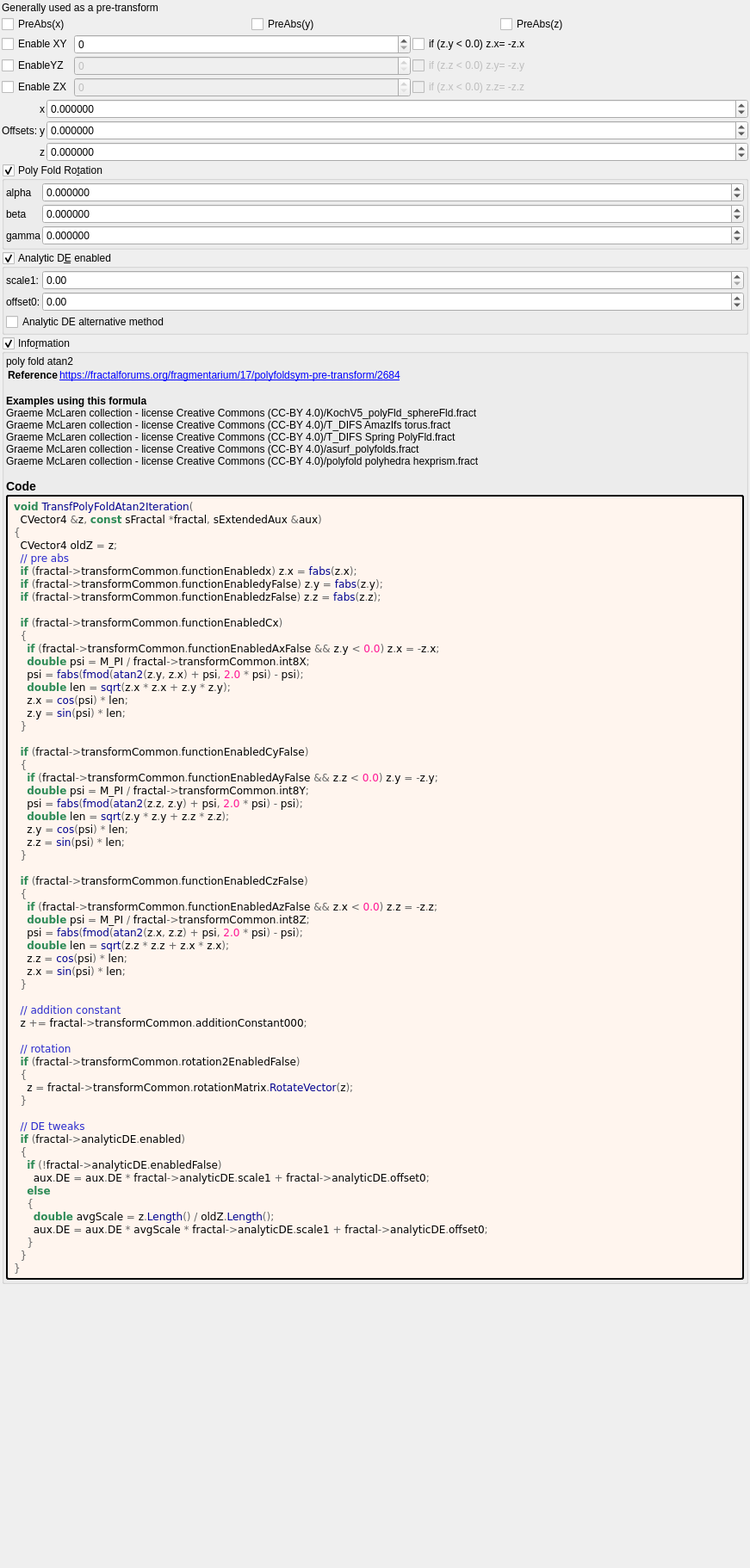
<?xml version="1.0" encoding="UTF-8"?>
<ui version="4.0">
 <class>transf_poly_fold_atan2</class>
 <widget class="QWidget" name="Form">
  <property name="geometry">
   <rect>
    <x>0</x>
    <y>0</y>
    <width>871</width>
    <height>1822</height>
   </rect>
  </property>
  <property name="windowTitle">
   <string notr="true">transf_poly_fold_atan2</string>
  </property>
  <layout class="QVBoxLayout" name="verticalLayout">
   <property name="spacing">
    <number>2</number>
   </property>
   <property name="leftMargin">
    <number>2</number>
   </property>
   <property name="topMargin">
    <number>2</number>
   </property>
   <property name="rightMargin">
    <number>2</number>
   </property>
   <property name="bottomMargin">
    <number>2</number>
   </property>
   <item>
    <widget class="QLabel" name="label_168">
     <property name="text">
      <string>Generally used as a pre-transform</string>
     </property>
    </widget>
   </item>
   <item>
    <layout class="QGridLayout" name="gridLayout_2">
     <item row="0" column="2">
      <widget class="MyCheckBox" name="checkBox_transf_function_enabledz_false">
       <property name="text">
        <string>PreAbs(z)</string>
       </property>
      </widget>
     </item>
     <item row="0" column="1">
      <widget class="MyCheckBox" name="checkBox_transf_function_enabledy_false">
       <property name="text">
        <string>PreAbs(y)</string>
       </property>
      </widget>
     </item>
     <item row="0" column="0">
      <widget class="MyCheckBox" name="checkBox_transf_function_enabledx">
       <property name="text">
        <string>PreAbs(x)</string>
       </property>
      </widget>
     </item>
    </layout>
   </item>
   <item>
    <layout class="QGridLayout" name="gridLayout_45" columnstretch="0,1,1">
     <property name="spacing">
      <number>2</number>
     </property>
     <item row="1" column="0">
      <widget class="MyCheckBox" name="checkBox_transf_function_enabledCy_false">
       <property name="enabled">
        <bool>true</bool>
       </property>
       <property name="font">
        <font>
         <weight>50</weight>
         <bold>false</bold>
        </font>
       </property>
       <property name="text">
        <string>EnableYZ</string>
       </property>
      </widget>
     </item>
     <item row="0" column="2">
      <widget class="MyCheckBox" name="checkBox_transf_function_enabledAx_false">
       <property name="text">
        <string notr="true">if (z.y &lt; 0.0) z.x= -z.x</string>
       </property>
      </widget>
     </item>
     <item row="1" column="2">
      <widget class="MyCheckBox" name="checkBox_transf_function_enabledAy_false">
       <property name="enabled">
        <bool>false</bool>
       </property>
       <property name="text">
        <string notr="true">if (z.z &lt; 0.0) z.y= -z.y</string>
       </property>
      </widget>
     </item>
     <item row="2" column="0">
      <widget class="MyCheckBox" name="checkBox_transf_function_enabledCz_false">
       <property name="enabled">
        <bool>true</bool>
       </property>
       <property name="font">
        <font>
         <weight>50</weight>
         <bold>false</bold>
        </font>
       </property>
       <property name="text">
        <string>Enable ZX</string>
       </property>
      </widget>
     </item>
     <item row="2" column="2">
      <widget class="MyCheckBox" name="checkBox_transf_function_enabledAz_false">
       <property name="enabled">
        <bool>false</bool>
       </property>
       <property name="text">
        <string notr="true">if (z.x &lt; 0.0) z.z= -z.z</string>
       </property>
      </widget>
     </item>
     <item row="0" column="0">
      <widget class="MyCheckBox" name="checkBox_transf_function_enabledCx">
       <property name="font">
        <font>
         <weight>50</weight>
         <bold>false</bold>
        </font>
       </property>
       <property name="text">
        <string>Enable XY</string>
       </property>
      </widget>
     </item>
     <item row="0" column="1">
      <widget class="MySpinBox" name="spinboxInt_transf_int8_X">
       <property name="sizePolicy">
        <sizepolicy hsizetype="Minimum" vsizetype="Maximum">
         <horstretch>0</horstretch>
         <verstretch>0</verstretch>
        </sizepolicy>
       </property>
       <property name="maximum">
        <number>999</number>
       </property>
      </widget>
     </item>
     <item row="1" column="1">
      <widget class="MySpinBox" name="spinboxInt_transf_int8_Y">
       <property name="enabled">
        <bool>false</bool>
       </property>
       <property name="sizePolicy">
        <sizepolicy hsizetype="Minimum" vsizetype="Maximum">
         <horstretch>0</horstretch>
         <verstretch>0</verstretch>
        </sizepolicy>
       </property>
       <property name="maximum">
        <number>999</number>
       </property>
      </widget>
     </item>
     <item row="2" column="1">
      <widget class="MySpinBox" name="spinboxInt_transf_int8_Z">
       <property name="enabled">
        <bool>false</bool>
       </property>
       <property name="sizePolicy">
        <sizepolicy hsizetype="Minimum" vsizetype="Maximum">
         <horstretch>0</horstretch>
         <verstretch>0</verstretch>
        </sizepolicy>
       </property>
       <property name="maximum">
        <number>999</number>
       </property>
      </widget>
     </item>
    </layout>
   </item>
   <item>
    <layout class="QGridLayout" name="gridLayout_44" columnstretch="0,0,1">
     <property name="spacing">
      <number>2</number>
     </property>
     <item row="2" column="2">
      <widget class="MyDoubleSpinBox" name="spinbox3_transf_addition_constant_z">
       <property name="sizePolicy">
        <sizepolicy hsizetype="Minimum" vsizetype="Maximum">
         <horstretch>0</horstretch>
         <verstretch>0</verstretch>
        </sizepolicy>
       </property>
       <property name="prefix">
        <string/>
       </property>
       <property name="suffix">
        <string/>
       </property>
       <property name="decimals">
        <number>6</number>
       </property>
       <property name="minimum">
        <double>-99.989999999999995</double>
       </property>
       <property name="maximum">
        <double>99.989999999999995</double>
       </property>
       <property name="singleStep">
        <double>0.100000000000000</double>
       </property>
      </widget>
     </item>
     <item row="2" column="1">
      <widget class="QLabel" name="label_163">
       <property name="text">
        <string notr="true">z</string>
       </property>
      </widget>
     </item>
     <item row="0" column="2">
      <widget class="MyDoubleSpinBox" name="spinbox3_transf_addition_constant_x">
       <property name="sizePolicy">
        <sizepolicy hsizetype="Minimum" vsizetype="Maximum">
         <horstretch>0</horstretch>
         <verstretch>0</verstretch>
        </sizepolicy>
       </property>
       <property name="prefix">
        <string/>
       </property>
       <property name="suffix">
        <string/>
       </property>
       <property name="decimals">
        <number>6</number>
       </property>
       <property name="minimum">
        <double>-99.989999999999995</double>
       </property>
       <property name="maximum">
        <double>99.989999999999995</double>
       </property>
       <property name="singleStep">
        <double>0.100000000000000</double>
       </property>
      </widget>
     </item>
     <item row="0" column="1">
      <widget class="QLabel" name="label_160">
       <property name="text">
        <string notr="true">x</string>
       </property>
      </widget>
     </item>
     <item row="1" column="1">
      <widget class="QLabel" name="label_162">
       <property name="text">
        <string notr="true">y</string>
       </property>
      </widget>
     </item>
     <item row="1" column="2">
      <widget class="MyDoubleSpinBox" name="spinbox3_transf_addition_constant_y">
       <property name="sizePolicy">
        <sizepolicy hsizetype="Minimum" vsizetype="Maximum">
         <horstretch>0</horstretch>
         <verstretch>0</verstretch>
        </sizepolicy>
       </property>
       <property name="prefix">
        <string/>
       </property>
       <property name="suffix">
        <string/>
       </property>
       <property name="decimals">
        <number>6</number>
       </property>
       <property name="minimum">
        <double>-99.989999999999995</double>
       </property>
       <property name="maximum">
        <double>99.989999999999995</double>
       </property>
       <property name="singleStep">
        <double>0.100000000000000</double>
       </property>
      </widget>
     </item>
     <item row="0" column="0" rowspan="3">
      <widget class="QLabel" name="label_164">
       <property name="text">
        <string>Offsets:</string>
       </property>
      </widget>
     </item>
    </layout>
   </item>
   <item>
    <widget class="MyGroupBox" name="groupCheck_transf_rotation2_enabled_false">
     <property name="title">
      <string>Poly Fold Ro&amp;tation</string>
     </property>
     <property name="checkable">
      <bool>true</bool>
     </property>
     <layout class="QVBoxLayout" name="verticalLayout_9" stretch="0">
      <property name="spacing">
       <number>2</number>
      </property>
      <property name="leftMargin">
       <number>2</number>
      </property>
      <property name="topMargin">
       <number>2</number>
      </property>
      <property name="rightMargin">
       <number>2</number>
      </property>
      <property name="bottomMargin">
       <number>2</number>
      </property>
      <item>
       <layout class="QGridLayout" name="gridLayout_10" columnstretch="0,1">
        <property name="spacing">
         <number>2</number>
        </property>
        <item row="4" column="0">
         <widget class="QLabel" name="label_45">
          <property name="text">
           <string notr="true">gamma</string>
          </property>
         </widget>
        </item>
        <item row="3" column="0">
         <widget class="QLabel" name="label_44">
          <property name="text">
           <string notr="true">beta</string>
          </property>
         </widget>
        </item>
        <item row="1" column="0">
         <widget class="QLabel" name="label_46">
          <property name="text">
           <string notr="true">alpha</string>
          </property>
         </widget>
        </item>
        <item row="1" column="1">
         <widget class="MyDoubleSpinBox" name="spinboxd3_transf_rotation_x">
          <property name="sizePolicy">
           <sizepolicy hsizetype="Minimum" vsizetype="Maximum">
            <horstretch>0</horstretch>
            <verstretch>0</verstretch>
           </sizepolicy>
          </property>
          <property name="prefix">
           <string/>
          </property>
          <property name="suffix">
           <string/>
          </property>
          <property name="decimals">
           <number>6</number>
          </property>
          <property name="minimum">
           <double>-36000.000000000000000</double>
          </property>
          <property name="maximum">
           <double>36000.000000000000000</double>
          </property>
          <property name="singleStep">
           <double>1.000000000000000</double>
          </property>
         </widget>
        </item>
        <item row="3" column="1">
         <widget class="MyDoubleSpinBox" name="spinboxd3_transf_rotation_y">
          <property name="sizePolicy">
           <sizepolicy hsizetype="Minimum" vsizetype="Maximum">
            <horstretch>0</horstretch>
            <verstretch>0</verstretch>
           </sizepolicy>
          </property>
          <property name="prefix">
           <string/>
          </property>
          <property name="suffix">
           <string/>
          </property>
          <property name="decimals">
           <number>6</number>
          </property>
          <property name="minimum">
           <double>-36000.000000000000000</double>
          </property>
          <property name="maximum">
           <double>36000.000000000000000</double>
          </property>
          <property name="singleStep">
           <double>1.000000000000000</double>
          </property>
         </widget>
        </item>
        <item row="4" column="1">
         <widget class="MyDoubleSpinBox" name="spinboxd3_transf_rotation_z">
          <property name="sizePolicy">
           <sizepolicy hsizetype="Minimum" vsizetype="Maximum">
            <horstretch>0</horstretch>
            <verstretch>0</verstretch>
           </sizepolicy>
          </property>
          <property name="prefix">
           <string/>
          </property>
          <property name="suffix">
           <string/>
          </property>
          <property name="decimals">
           <number>6</number>
          </property>
          <property name="minimum">
           <double>-36000.000000000000000</double>
          </property>
          <property name="maximum">
           <double>36000.000000000000000</double>
          </property>
          <property name="singleStep">
           <double>1.000000000000000</double>
          </property>
         </widget>
        </item>
       </layout>
      </item>
     </layout>
    </widget>
   </item>
   <item>
    <widget class="MyGroupBox" name="groupCheck_analyticDE_enabled">
     <property name="title">
      <string>Analytic D&amp;E enabled</string>
     </property>
     <property name="checkable">
      <bool>true</bool>
     </property>
     <layout class="QVBoxLayout" name="verticalLayout_12" stretch="0,0">
      <property name="spacing">
       <number>2</number>
      </property>
      <property name="leftMargin">
       <number>2</number>
      </property>
      <property name="topMargin">
       <number>2</number>
      </property>
      <property name="rightMargin">
       <number>2</number>
      </property>
      <property name="bottomMargin">
       <number>2</number>
      </property>
      <item>
       <layout class="QGridLayout" name="gridLayout_28" columnstretch="0,0,1">
        <property name="spacing">
         <number>2</number>
        </property>
        <item row="0" column="2">
         <widget class="MyDoubleSpinBox" name="spinbox_analyticDE_scale_1">
          <property name="sizePolicy">
           <sizepolicy hsizetype="Minimum" vsizetype="Maximum">
            <horstretch>0</horstretch>
            <verstretch>0</verstretch>
           </sizepolicy>
          </property>
          <property name="prefix">
           <string/>
          </property>
          <property name="suffix">
           <string/>
          </property>
          <property name="decimals">
           <number>2</number>
          </property>
          <property name="minimum">
           <double>0.000000000000000</double>
          </property>
          <property name="maximum">
           <double>99.989999999999995</double>
          </property>
          <property name="singleStep">
           <double>0.100000000000000</double>
          </property>
         </widget>
        </item>
        <item row="1" column="2">
         <widget class="MyDoubleSpinBox" name="spinbox_analyticDE_offset_0">
          <property name="sizePolicy">
           <sizepolicy hsizetype="Minimum" vsizetype="Maximum">
            <horstretch>0</horstretch>
            <verstretch>0</verstretch>
           </sizepolicy>
          </property>
          <property name="prefix">
           <string/>
          </property>
          <property name="suffix">
           <string/>
          </property>
          <property name="decimals">
           <number>2</number>
          </property>
          <property name="minimum">
           <double>-99.989999999999995</double>
          </property>
          <property name="maximum">
           <double>99.989999999999995</double>
          </property>
          <property name="singleStep">
           <double>0.100000000000000</double>
          </property>
         </widget>
        </item>
        <item row="0" column="1">
         <widget class="QLabel" name="label_179">
          <property name="text">
           <string>scale1:</string>
          </property>
         </widget>
        </item>
        <item row="1" column="1">
         <widget class="QLabel" name="label_178">
          <property name="text">
           <string>offset0:</string>
          </property>
         </widget>
        </item>
       </layout>
      </item>
      <item>
       <widget class="MyCheckBox" name="checkBox_analyticDE_enabled_false">
        <property name="toolTip">
         <string>&lt;html&gt;&lt;head/&gt;&lt;body&gt;&lt;p&gt;Can sometimes improve render quality when using analytic DE&lt;/p&gt;&lt;/body&gt;&lt;/html&gt;</string>
        </property>
        <property name="text">
         <string>Analytic DE alternative method</string>
        </property>
       </widget>
      </item>
     </layout>
    </widget>
   </item>
   <item>
    <widget class="MyGroupBox" name="groupCheck_info">
     <property name="title">
      <string>Info&amp;rmation</string>
     </property>
     <property name="flat">
      <bool>false</bool>
     </property>
     <property name="checkable">
      <bool>true</bool>
     </property>
     <layout class="QVBoxLayout" name="verticalLayout_2">
      <property name="spacing">
       <number>2</number>
      </property>
      <property name="leftMargin">
       <number>2</number>
      </property>
      <property name="topMargin">
       <number>2</number>
      </property>
      <property name="rightMargin">
       <number>2</number>
      </property>
      <property name="bottomMargin">
       <number>2</number>
      </property>
      <item>
       <widget class="QLabel" name="label_information_general">
        <property name="text">
         <string notr="true">&lt;p&gt;poly fold atan2&lt;/p&gt;&lt;table&gt;
&lt;tr&gt;&lt;th&gt;Reference&lt;/th&gt;&lt;td&gt;&lt;a href=&quot;https://fractalforums.org/fragmentarium/17/polyfoldsym-pre-transform/2684&quot;&gt;https://fractalforums.org/fragmentarium/17/polyfoldsym-pre-transform/2684&lt;/a&gt;&lt;br&gt;
&lt;/td&gt;&lt;/tr&gt;
&lt;/table&gt;
&lt;br&gt;&lt;b&gt;Examples using this formula&lt;/b&gt;&lt;br&gt;Graeme McLaren  collection - license Creative Commons  (CC-BY 4.0)/KochV5_polyFld_sphereFld.fract&lt;br&gt;Graeme McLaren  collection - license Creative Commons  (CC-BY 4.0)/T_DIFS AmazIfs torus.fract&lt;br&gt;Graeme McLaren  collection - license Creative Commons  (CC-BY 4.0)/T_DIFS Spring PolyFld.fract&lt;br&gt;Graeme McLaren  collection - license Creative Commons  (CC-BY 4.0)/asurf_polyfolds.fract&lt;br&gt;Graeme McLaren  collection - license Creative Commons  (CC-BY 4.0)/polyfold polyhedra hexprism.fract&lt;h3&gt;Code&lt;/h3&gt;</string>
        </property>
        <property name="wordWrap">
         <bool>true</bool>
        </property>
        <property name="openExternalLinks">
         <bool>true</bool>
        </property>
        <property name="textInteractionFlags">
         <set>Qt::LinksAccessibleByMouse|Qt::TextSelectableByMouse</set>
        </property>
       </widget>
      </item>
      <item>
       <widget class="QLabel" name="label_code_content">
        <property name="styleSheet">
         <string notr="true">border-style: outset; border-width: 2px; border-radius: 3px; border-color: black; background-color: #fff5ee; padding: 4px;</string>
        </property>
        <property name="text">
         <string notr="true">&lt;body style=&quot;background-color:#fff5ee&quot;&gt;
&lt;pre style=&quot;color:#000000; background-color:#fff5ee;  font-family:&#039;Courier New&#039;,monospace;white-space: pre-wrap;&quot;&gt;&lt;span style=&quot;color:#2e8b57; font-weight:bold&quot;&gt;void&lt;/span&gt; &lt;span style=&quot;color:#00008f&quot;&gt;TransfPolyFoldAtan2Iteration&lt;/span&gt;&lt;span style=&quot;color:#676767&quot;&gt;(&lt;/span&gt;
  CVector4 &lt;span style=&quot;color:#676767&quot;&gt;&amp;amp;&lt;/span&gt;z&lt;span style=&quot;color:#676767&quot;&gt;,&lt;/span&gt; &lt;span style=&quot;color:#2e8b57; font-weight:bold&quot;&gt;const&lt;/span&gt; sFractal &lt;span style=&quot;color:#676767&quot;&gt;*&lt;/span&gt;fractal&lt;span style=&quot;color:#676767&quot;&gt;,&lt;/span&gt; sExtendedAux &lt;span style=&quot;color:#676767&quot;&gt;&amp;amp;&lt;/span&gt;aux&lt;span style=&quot;color:#676767&quot;&gt;)&lt;/span&gt;
&lt;span style=&quot;color:#676767&quot;&gt;{&lt;/span&gt;
  CVector4 oldZ &lt;span style=&quot;color:#676767&quot;&gt;=&lt;/span&gt; z&lt;span style=&quot;color:#676767&quot;&gt;;&lt;/span&gt;
  &lt;span style=&quot;color:#2929cc&quot;&gt;// pre abs&lt;/span&gt;
  &lt;span style=&quot;color:#2e8b57; font-weight:bold&quot;&gt;if&lt;/span&gt; &lt;span style=&quot;color:#676767&quot;&gt;(&lt;/span&gt;fractal&lt;span style=&quot;color:#676767&quot;&gt;-&amp;gt;&lt;/span&gt;transformCommon&lt;span style=&quot;color:#676767&quot;&gt;.&lt;/span&gt;functionEnabledx&lt;span style=&quot;color:#676767&quot;&gt;)&lt;/span&gt; z&lt;span style=&quot;color:#676767&quot;&gt;.&lt;/span&gt;x &lt;span style=&quot;color:#676767&quot;&gt;=&lt;/span&gt; &lt;span style=&quot;color:#00008f&quot;&gt;fabs&lt;/span&gt;&lt;span style=&quot;color:#676767&quot;&gt;(&lt;/span&gt;z&lt;span style=&quot;color:#676767&quot;&gt;.&lt;/span&gt;x&lt;span style=&quot;color:#676767&quot;&gt;);&lt;/span&gt;
  &lt;span style=&quot;color:#2e8b57; font-weight:bold&quot;&gt;if&lt;/span&gt; &lt;span style=&quot;color:#676767&quot;&gt;(&lt;/span&gt;fractal&lt;span style=&quot;color:#676767&quot;&gt;-&amp;gt;&lt;/span&gt;transformCommon&lt;span style=&quot;color:#676767&quot;&gt;.&lt;/span&gt;functionEnabledyFalse&lt;span style=&quot;color:#676767&quot;&gt;)&lt;/span&gt; z&lt;span style=&quot;color:#676767&quot;&gt;.&lt;/span&gt;y &lt;span style=&quot;color:#676767&quot;&gt;=&lt;/span&gt; &lt;span style=&quot;color:#00008f&quot;&gt;fabs&lt;/span&gt;&lt;span style=&quot;color:#676767&quot;&gt;(&lt;/span&gt;z&lt;span style=&quot;color:#676767&quot;&gt;.&lt;/span&gt;y&lt;span style=&quot;color:#676767&quot;&gt;);&lt;/span&gt;
  &lt;span style=&quot;color:#2e8b57; font-weight:bold&quot;&gt;if&lt;/span&gt; &lt;span style=&quot;color:#676767&quot;&gt;(&lt;/span&gt;fractal&lt;span style=&quot;color:#676767&quot;&gt;-&amp;gt;&lt;/span&gt;transformCommon&lt;span style=&quot;color:#676767&quot;&gt;.&lt;/span&gt;functionEnabledzFalse&lt;span style=&quot;color:#676767&quot;&gt;)&lt;/span&gt; z&lt;span style=&quot;color:#676767&quot;&gt;.&lt;/span&gt;z &lt;span style=&quot;color:#676767&quot;&gt;=&lt;/span&gt; &lt;span style=&quot;color:#00008f&quot;&gt;fabs&lt;/span&gt;&lt;span style=&quot;color:#676767&quot;&gt;(&lt;/span&gt;z&lt;span style=&quot;color:#676767&quot;&gt;.&lt;/span&gt;z&lt;span style=&quot;color:#676767&quot;&gt;);&lt;/span&gt;

  &lt;span style=&quot;color:#2e8b57; font-weight:bold&quot;&gt;if&lt;/span&gt; &lt;span style=&quot;color:#676767&quot;&gt;(&lt;/span&gt;fractal&lt;span style=&quot;color:#676767&quot;&gt;-&amp;gt;&lt;/span&gt;transformCommon&lt;span style=&quot;color:#676767&quot;&gt;.&lt;/span&gt;functionEnabledCx&lt;span style=&quot;color:#676767&quot;&gt;)&lt;/span&gt;
  &lt;span style=&quot;color:#676767&quot;&gt;{&lt;/span&gt;
    &lt;span style=&quot;color:#2e8b57; font-weight:bold&quot;&gt;if&lt;/span&gt; &lt;span style=&quot;color:#676767&quot;&gt;(&lt;/span&gt;fractal&lt;span style=&quot;color:#676767&quot;&gt;-&amp;gt;&lt;/span&gt;transformCommon&lt;span style=&quot;color:#676767&quot;&gt;.&lt;/span&gt;functionEnabledAxFalse &lt;span style=&quot;color:#676767&quot;&gt;&amp;amp;&amp;amp;&lt;/span&gt; z&lt;span style=&quot;color:#676767&quot;&gt;.&lt;/span&gt;y &lt;span style=&quot;color:#676767&quot;&gt;&amp;lt;&lt;/span&gt; &lt;span style=&quot;color:#ff1493&quot;&gt;0.0&lt;/span&gt;&lt;span style=&quot;color:#676767&quot;&gt;)&lt;/span&gt; z&lt;span style=&quot;color:#676767&quot;&gt;.&lt;/span&gt;x &lt;span style=&quot;color:#676767&quot;&gt;= -&lt;/span&gt;z&lt;span style=&quot;color:#676767&quot;&gt;.&lt;/span&gt;x&lt;span style=&quot;color:#676767&quot;&gt;;&lt;/span&gt;
    &lt;span style=&quot;color:#2e8b57; font-weight:bold&quot;&gt;double&lt;/span&gt; psi &lt;span style=&quot;color:#676767&quot;&gt;=&lt;/span&gt; M_PI &lt;span style=&quot;color:#676767&quot;&gt;/&lt;/span&gt; fractal&lt;span style=&quot;color:#676767&quot;&gt;-&amp;gt;&lt;/span&gt;transformCommon&lt;span style=&quot;color:#676767&quot;&gt;.&lt;/span&gt;int8X&lt;span style=&quot;color:#676767&quot;&gt;;&lt;/span&gt;
    psi &lt;span style=&quot;color:#676767&quot;&gt;=&lt;/span&gt; &lt;span style=&quot;color:#00008f&quot;&gt;fabs&lt;/span&gt;&lt;span style=&quot;color:#676767&quot;&gt;(&lt;/span&gt;&lt;span style=&quot;color:#00008f&quot;&gt;fmod&lt;/span&gt;&lt;span style=&quot;color:#676767&quot;&gt;(&lt;/span&gt;&lt;span style=&quot;color:#00008f&quot;&gt;atan2&lt;/span&gt;&lt;span style=&quot;color:#676767&quot;&gt;(&lt;/span&gt;z&lt;span style=&quot;color:#676767&quot;&gt;.&lt;/span&gt;y&lt;span style=&quot;color:#676767&quot;&gt;,&lt;/span&gt; z&lt;span style=&quot;color:#676767&quot;&gt;.&lt;/span&gt;x&lt;span style=&quot;color:#676767&quot;&gt;) +&lt;/span&gt; psi&lt;span style=&quot;color:#676767&quot;&gt;,&lt;/span&gt; &lt;span style=&quot;color:#ff1493&quot;&gt;2.0&lt;/span&gt; &lt;span style=&quot;color:#676767&quot;&gt;*&lt;/span&gt; psi&lt;span style=&quot;color:#676767&quot;&gt;) -&lt;/span&gt; psi&lt;span style=&quot;color:#676767&quot;&gt;);&lt;/span&gt;
    &lt;span style=&quot;color:#2e8b57; font-weight:bold&quot;&gt;double&lt;/span&gt; len &lt;span style=&quot;color:#676767&quot;&gt;=&lt;/span&gt; &lt;span style=&quot;color:#00008f&quot;&gt;sqrt&lt;/span&gt;&lt;span style=&quot;color:#676767&quot;&gt;(&lt;/span&gt;z&lt;span style=&quot;color:#676767&quot;&gt;.&lt;/span&gt;x &lt;span style=&quot;color:#676767&quot;&gt;*&lt;/span&gt; z&lt;span style=&quot;color:#676767&quot;&gt;.&lt;/span&gt;x &lt;span style=&quot;color:#676767&quot;&gt;+&lt;/span&gt; z&lt;span style=&quot;color:#676767&quot;&gt;.&lt;/span&gt;y &lt;span style=&quot;color:#676767&quot;&gt;*&lt;/span&gt; z&lt;span style=&quot;color:#676767&quot;&gt;.&lt;/span&gt;y&lt;span style=&quot;color:#676767&quot;&gt;);&lt;/span&gt;
    z&lt;span style=&quot;color:#676767&quot;&gt;.&lt;/span&gt;x &lt;span style=&quot;color:#676767&quot;&gt;=&lt;/span&gt; &lt;span style=&quot;color:#00008f&quot;&gt;cos&lt;/span&gt;&lt;span style=&quot;color:#676767&quot;&gt;(&lt;/span&gt;psi&lt;span style=&quot;color:#676767&quot;&gt;) *&lt;/span&gt; len&lt;span style=&quot;color:#676767&quot;&gt;;&lt;/span&gt;
    z&lt;span style=&quot;color:#676767&quot;&gt;.&lt;/span&gt;y &lt;span style=&quot;color:#676767&quot;&gt;=&lt;/span&gt; &lt;span style=&quot;color:#00008f&quot;&gt;sin&lt;/span&gt;&lt;span style=&quot;color:#676767&quot;&gt;(&lt;/span&gt;psi&lt;span style=&quot;color:#676767&quot;&gt;) *&lt;/span&gt; len&lt;span style=&quot;color:#676767&quot;&gt;;&lt;/span&gt;
  &lt;span style=&quot;color:#676767&quot;&gt;}&lt;/span&gt;

  &lt;span style=&quot;color:#2e8b57; font-weight:bold&quot;&gt;if&lt;/span&gt; &lt;span style=&quot;color:#676767&quot;&gt;(&lt;/span&gt;fractal&lt;span style=&quot;color:#676767&quot;&gt;-&amp;gt;&lt;/span&gt;transformCommon&lt;span style=&quot;color:#676767&quot;&gt;.&lt;/span&gt;functionEnabledCyFalse&lt;span style=&quot;color:#676767&quot;&gt;)&lt;/span&gt;
  &lt;span style=&quot;color:#676767&quot;&gt;{&lt;/span&gt;
    &lt;span style=&quot;color:#2e8b57; font-weight:bold&quot;&gt;if&lt;/span&gt; &lt;span style=&quot;color:#676767&quot;&gt;(&lt;/span&gt;fractal&lt;span style=&quot;color:#676767&quot;&gt;-&amp;gt;&lt;/span&gt;transformCommon&lt;span style=&quot;color:#676767&quot;&gt;.&lt;/span&gt;functionEnabledAyFalse &lt;span style=&quot;color:#676767&quot;&gt;&amp;amp;&amp;amp;&lt;/span&gt; z&lt;span style=&quot;color:#676767&quot;&gt;.&lt;/span&gt;z &lt;span style=&quot;color:#676767&quot;&gt;&amp;lt;&lt;/span&gt; &lt;span style=&quot;color:#ff1493&quot;&gt;0.0&lt;/span&gt;&lt;span style=&quot;color:#676767&quot;&gt;)&lt;/span&gt; z&lt;span style=&quot;color:#676767&quot;&gt;.&lt;/span&gt;y &lt;span style=&quot;color:#676767&quot;&gt;= -&lt;/span&gt;z&lt;span style=&quot;color:#676767&quot;&gt;.&lt;/span&gt;y&lt;span style=&quot;color:#676767&quot;&gt;;&lt;/span&gt;
    &lt;span style=&quot;color:#2e8b57; font-weight:bold&quot;&gt;double&lt;/span&gt; psi &lt;span style=&quot;color:#676767&quot;&gt;=&lt;/span&gt; M_PI &lt;span style=&quot;color:#676767&quot;&gt;/&lt;/span&gt; fractal&lt;span style=&quot;color:#676767&quot;&gt;-&amp;gt;&lt;/span&gt;transformCommon&lt;span style=&quot;color:#676767&quot;&gt;.&lt;/span&gt;int8Y&lt;span style=&quot;color:#676767&quot;&gt;;&lt;/span&gt;
    psi &lt;span style=&quot;color:#676767&quot;&gt;=&lt;/span&gt; &lt;span style=&quot;color:#00008f&quot;&gt;fabs&lt;/span&gt;&lt;span style=&quot;color:#676767&quot;&gt;(&lt;/span&gt;&lt;span style=&quot;color:#00008f&quot;&gt;fmod&lt;/span&gt;&lt;span style=&quot;color:#676767&quot;&gt;(&lt;/span&gt;&lt;span style=&quot;color:#00008f&quot;&gt;atan2&lt;/span&gt;&lt;span style=&quot;color:#676767&quot;&gt;(&lt;/span&gt;z&lt;span style=&quot;color:#676767&quot;&gt;.&lt;/span&gt;z&lt;span style=&quot;color:#676767&quot;&gt;,&lt;/span&gt; z&lt;span style=&quot;color:#676767&quot;&gt;.&lt;/span&gt;y&lt;span style=&quot;color:#676767&quot;&gt;) +&lt;/span&gt; psi&lt;span style=&quot;color:#676767&quot;&gt;,&lt;/span&gt; &lt;span style=&quot;color:#ff1493&quot;&gt;2.0&lt;/span&gt; &lt;span style=&quot;color:#676767&quot;&gt;*&lt;/span&gt; psi&lt;span style=&quot;color:#676767&quot;&gt;) -&lt;/span&gt; psi&lt;span style=&quot;color:#676767&quot;&gt;);&lt;/span&gt;
    &lt;span style=&quot;color:#2e8b57; font-weight:bold&quot;&gt;double&lt;/span&gt; len &lt;span style=&quot;color:#676767&quot;&gt;=&lt;/span&gt; &lt;span style=&quot;color:#00008f&quot;&gt;sqrt&lt;/span&gt;&lt;span style=&quot;color:#676767&quot;&gt;(&lt;/span&gt;z&lt;span style=&quot;color:#676767&quot;&gt;.&lt;/span&gt;y &lt;span style=&quot;color:#676767&quot;&gt;*&lt;/span&gt; z&lt;span style=&quot;color:#676767&quot;&gt;.&lt;/span&gt;y &lt;span style=&quot;color:#676767&quot;&gt;+&lt;/span&gt; z&lt;span style=&quot;color:#676767&quot;&gt;.&lt;/span&gt;z &lt;span style=&quot;color:#676767&quot;&gt;*&lt;/span&gt; z&lt;span style=&quot;color:#676767&quot;&gt;.&lt;/span&gt;z&lt;span style=&quot;color:#676767&quot;&gt;);&lt;/span&gt;
    z&lt;span style=&quot;color:#676767&quot;&gt;.&lt;/span&gt;y &lt;span style=&quot;color:#676767&quot;&gt;=&lt;/span&gt; &lt;span style=&quot;color:#00008f&quot;&gt;cos&lt;/span&gt;&lt;span style=&quot;color:#676767&quot;&gt;(&lt;/span&gt;psi&lt;span style=&quot;color:#676767&quot;&gt;) *&lt;/span&gt; len&lt;span style=&quot;color:#676767&quot;&gt;;&lt;/span&gt;
    z&lt;span style=&quot;color:#676767&quot;&gt;.&lt;/span&gt;z &lt;span style=&quot;color:#676767&quot;&gt;=&lt;/span&gt; &lt;span style=&quot;color:#00008f&quot;&gt;sin&lt;/span&gt;&lt;span style=&quot;color:#676767&quot;&gt;(&lt;/span&gt;psi&lt;span style=&quot;color:#676767&quot;&gt;) *&lt;/span&gt; len&lt;span style=&quot;color:#676767&quot;&gt;;&lt;/span&gt;
  &lt;span style=&quot;color:#676767&quot;&gt;}&lt;/span&gt;

  &lt;span style=&quot;color:#2e8b57; font-weight:bold&quot;&gt;if&lt;/span&gt; &lt;span style=&quot;color:#676767&quot;&gt;(&lt;/span&gt;fractal&lt;span style=&quot;color:#676767&quot;&gt;-&amp;gt;&lt;/span&gt;transformCommon&lt;span style=&quot;color:#676767&quot;&gt;.&lt;/span&gt;functionEnabledCzFalse&lt;span style=&quot;color:#676767&quot;&gt;)&lt;/span&gt;
  &lt;span style=&quot;color:#676767&quot;&gt;{&lt;/span&gt;
    &lt;span style=&quot;color:#2e8b57; font-weight:bold&quot;&gt;if&lt;/span&gt; &lt;span style=&quot;color:#676767&quot;&gt;(&lt;/span&gt;fractal&lt;span style=&quot;color:#676767&quot;&gt;-&amp;gt;&lt;/span&gt;transformCommon&lt;span style=&quot;color:#676767&quot;&gt;.&lt;/span&gt;functionEnabledAzFalse &lt;span style=&quot;color:#676767&quot;&gt;&amp;amp;&amp;amp;&lt;/span&gt; z&lt;span style=&quot;color:#676767&quot;&gt;.&lt;/span&gt;x &lt;span style=&quot;color:#676767&quot;&gt;&amp;lt;&lt;/span&gt; &lt;span style=&quot;color:#ff1493&quot;&gt;0.0&lt;/span&gt;&lt;span style=&quot;color:#676767&quot;&gt;)&lt;/span&gt; z&lt;span style=&quot;color:#676767&quot;&gt;.&lt;/span&gt;z &lt;span style=&quot;color:#676767&quot;&gt;= -&lt;/span&gt;z&lt;span style=&quot;color:#676767&quot;&gt;.&lt;/span&gt;z&lt;span style=&quot;color:#676767&quot;&gt;;&lt;/span&gt;
    &lt;span style=&quot;color:#2e8b57; font-weight:bold&quot;&gt;double&lt;/span&gt; psi &lt;span style=&quot;color:#676767&quot;&gt;=&lt;/span&gt; M_PI &lt;span style=&quot;color:#676767&quot;&gt;/&lt;/span&gt; fractal&lt;span style=&quot;color:#676767&quot;&gt;-&amp;gt;&lt;/span&gt;transformCommon&lt;span style=&quot;color:#676767&quot;&gt;.&lt;/span&gt;int8Z&lt;span style=&quot;color:#676767&quot;&gt;;&lt;/span&gt;
    psi &lt;span style=&quot;color:#676767&quot;&gt;=&lt;/span&gt; &lt;span style=&quot;color:#00008f&quot;&gt;fabs&lt;/span&gt;&lt;span style=&quot;color:#676767&quot;&gt;(&lt;/span&gt;&lt;span style=&quot;color:#00008f&quot;&gt;fmod&lt;/span&gt;&lt;span style=&quot;color:#676767&quot;&gt;(&lt;/span&gt;&lt;span style=&quot;color:#00008f&quot;&gt;atan2&lt;/span&gt;&lt;span style=&quot;color:#676767&quot;&gt;(&lt;/span&gt;z&lt;span style=&quot;color:#676767&quot;&gt;.&lt;/span&gt;x&lt;span style=&quot;color:#676767&quot;&gt;,&lt;/span&gt; z&lt;span style=&quot;color:#676767&quot;&gt;.&lt;/span&gt;z&lt;span style=&quot;color:#676767&quot;&gt;) +&lt;/span&gt; psi&lt;span style=&quot;color:#676767&quot;&gt;,&lt;/span&gt; &lt;span style=&quot;color:#ff1493&quot;&gt;2.0&lt;/span&gt; &lt;span style=&quot;color:#676767&quot;&gt;*&lt;/span&gt; psi&lt;span style=&quot;color:#676767&quot;&gt;) -&lt;/span&gt; psi&lt;span style=&quot;color:#676767&quot;&gt;);&lt;/span&gt;
    &lt;span style=&quot;color:#2e8b57; font-weight:bold&quot;&gt;double&lt;/span&gt; len &lt;span style=&quot;color:#676767&quot;&gt;=&lt;/span&gt; &lt;span style=&quot;color:#00008f&quot;&gt;sqrt&lt;/span&gt;&lt;span style=&quot;color:#676767&quot;&gt;(&lt;/span&gt;z&lt;span style=&quot;color:#676767&quot;&gt;.&lt;/span&gt;z &lt;span style=&quot;color:#676767&quot;&gt;*&lt;/span&gt; z&lt;span style=&quot;color:#676767&quot;&gt;.&lt;/span&gt;z &lt;span style=&quot;color:#676767&quot;&gt;+&lt;/span&gt; z&lt;span style=&quot;color:#676767&quot;&gt;.&lt;/span&gt;x &lt;span style=&quot;color:#676767&quot;&gt;*&lt;/span&gt; z&lt;span style=&quot;color:#676767&quot;&gt;.&lt;/span&gt;x&lt;span style=&quot;color:#676767&quot;&gt;);&lt;/span&gt;
    z&lt;span style=&quot;color:#676767&quot;&gt;.&lt;/span&gt;z &lt;span style=&quot;color:#676767&quot;&gt;=&lt;/span&gt; &lt;span style=&quot;color:#00008f&quot;&gt;cos&lt;/span&gt;&lt;span style=&quot;color:#676767&quot;&gt;(&lt;/span&gt;psi&lt;span style=&quot;color:#676767&quot;&gt;) *&lt;/span&gt; len&lt;span style=&quot;color:#676767&quot;&gt;;&lt;/span&gt;
    z&lt;span style=&quot;color:#676767&quot;&gt;.&lt;/span&gt;x &lt;span style=&quot;color:#676767&quot;&gt;=&lt;/span&gt; &lt;span style=&quot;color:#00008f&quot;&gt;sin&lt;/span&gt;&lt;span style=&quot;color:#676767&quot;&gt;(&lt;/span&gt;psi&lt;span style=&quot;color:#676767&quot;&gt;) *&lt;/span&gt; len&lt;span style=&quot;color:#676767&quot;&gt;;&lt;/span&gt;
  &lt;span style=&quot;color:#676767&quot;&gt;}&lt;/span&gt;

  &lt;span style=&quot;color:#2929cc&quot;&gt;// addition constant&lt;/span&gt;
  z &lt;span style=&quot;color:#676767&quot;&gt;+=&lt;/span&gt; fractal&lt;span style=&quot;color:#676767&quot;&gt;-&amp;gt;&lt;/span&gt;transformCommon&lt;span style=&quot;color:#676767&quot;&gt;.&lt;/span&gt;additionConstant000&lt;span style=&quot;color:#676767&quot;&gt;;&lt;/span&gt;

  &lt;span style=&quot;color:#2929cc&quot;&gt;// rotation&lt;/span&gt;
  &lt;span style=&quot;color:#2e8b57; font-weight:bold&quot;&gt;if&lt;/span&gt; &lt;span style=&quot;color:#676767&quot;&gt;(&lt;/span&gt;fractal&lt;span style=&quot;color:#676767&quot;&gt;-&amp;gt;&lt;/span&gt;transformCommon&lt;span style=&quot;color:#676767&quot;&gt;.&lt;/span&gt;rotation2EnabledFalse&lt;span style=&quot;color:#676767&quot;&gt;)&lt;/span&gt;
  &lt;span style=&quot;color:#676767&quot;&gt;{&lt;/span&gt;
    z &lt;span style=&quot;color:#676767&quot;&gt;=&lt;/span&gt; fractal&lt;span style=&quot;color:#676767&quot;&gt;-&amp;gt;&lt;/span&gt;transformCommon&lt;span style=&quot;color:#676767&quot;&gt;.&lt;/span&gt;rotationMatrix&lt;span style=&quot;color:#676767&quot;&gt;.&lt;/span&gt;&lt;span style=&quot;color:#00008f&quot;&gt;RotateVector&lt;/span&gt;&lt;span style=&quot;color:#676767&quot;&gt;(&lt;/span&gt;z&lt;span style=&quot;color:#676767&quot;&gt;);&lt;/span&gt;
  &lt;span style=&quot;color:#676767&quot;&gt;}&lt;/span&gt;

  &lt;span style=&quot;color:#2929cc&quot;&gt;// DE tweaks&lt;/span&gt;
  &lt;span style=&quot;color:#2e8b57; font-weight:bold&quot;&gt;if&lt;/span&gt; &lt;span style=&quot;color:#676767&quot;&gt;(&lt;/span&gt;fractal&lt;span style=&quot;color:#676767&quot;&gt;-&amp;gt;&lt;/span&gt;analyticDE&lt;span style=&quot;color:#676767&quot;&gt;.&lt;/span&gt;enabled&lt;span style=&quot;color:#676767&quot;&gt;)&lt;/span&gt;
  &lt;span style=&quot;color:#676767&quot;&gt;{&lt;/span&gt;
    &lt;span style=&quot;color:#2e8b57; font-weight:bold&quot;&gt;if&lt;/span&gt; &lt;span style=&quot;color:#676767&quot;&gt;(!&lt;/span&gt;fractal&lt;span style=&quot;color:#676767&quot;&gt;-&amp;gt;&lt;/span&gt;analyticDE&lt;span style=&quot;color:#676767&quot;&gt;.&lt;/span&gt;enabledFalse&lt;span style=&quot;color:#676767&quot;&gt;)&lt;/span&gt;
      aux&lt;span style=&quot;color:#676767&quot;&gt;.&lt;/span&gt;DE &lt;span style=&quot;color:#676767&quot;&gt;=&lt;/span&gt; aux&lt;span style=&quot;color:#676767&quot;&gt;.&lt;/span&gt;DE &lt;span style=&quot;color:#676767&quot;&gt;*&lt;/span&gt; fractal&lt;span style=&quot;color:#676767&quot;&gt;-&amp;gt;&lt;/span&gt;analyticDE&lt;span style=&quot;color:#676767&quot;&gt;.&lt;/span&gt;scale1 &lt;span style=&quot;color:#676767&quot;&gt;+&lt;/span&gt; fractal&lt;span style=&quot;color:#676767&quot;&gt;-&amp;gt;&lt;/span&gt;analyticDE&lt;span style=&quot;color:#676767&quot;&gt;.&lt;/span&gt;offset0&lt;span style=&quot;color:#676767&quot;&gt;;&lt;/span&gt;
    &lt;span style=&quot;color:#2e8b57; font-weight:bold&quot;&gt;else&lt;/span&gt;
    &lt;span style=&quot;color:#676767&quot;&gt;{&lt;/span&gt;
      &lt;span style=&quot;color:#2e8b57; font-weight:bold&quot;&gt;double&lt;/span&gt; avgScale &lt;span style=&quot;color:#676767&quot;&gt;=&lt;/span&gt; z&lt;span style=&quot;color:#676767&quot;&gt;.&lt;/span&gt;&lt;span style=&quot;color:#00008f&quot;&gt;Length&lt;/span&gt;&lt;span style=&quot;color:#676767&quot;&gt;() /&lt;/span&gt; oldZ&lt;span style=&quot;color:#676767&quot;&gt;.&lt;/span&gt;&lt;span style=&quot;color:#00008f&quot;&gt;Length&lt;/span&gt;&lt;span style=&quot;color:#676767&quot;&gt;();&lt;/span&gt;
      aux&lt;span style=&quot;color:#676767&quot;&gt;.&lt;/span&gt;DE &lt;span style=&quot;color:#676767&quot;&gt;=&lt;/span&gt; aux&lt;span style=&quot;color:#676767&quot;&gt;.&lt;/span&gt;DE &lt;span style=&quot;color:#676767&quot;&gt;*&lt;/span&gt; avgScale &lt;span style=&quot;color:#676767&quot;&gt;*&lt;/span&gt; fractal&lt;span style=&quot;color:#676767&quot;&gt;-&amp;gt;&lt;/span&gt;analyticDE&lt;span style=&quot;color:#676767&quot;&gt;.&lt;/span&gt;scale1 &lt;span style=&quot;color:#676767&quot;&gt;+&lt;/span&gt; fractal&lt;span style=&quot;color:#676767&quot;&gt;-&amp;gt;&lt;/span&gt;analyticDE&lt;span style=&quot;color:#676767&quot;&gt;.&lt;/span&gt;offset0&lt;span style=&quot;color:#676767&quot;&gt;;&lt;/span&gt;
    &lt;span style=&quot;color:#676767&quot;&gt;}&lt;/span&gt;
  &lt;span style=&quot;color:#676767&quot;&gt;}&lt;/span&gt;
&lt;span style=&quot;color:#676767&quot;&gt;}&lt;/span&gt;
&lt;/pre&gt;
&lt;/body&gt;</string>
        </property>
        <property name="wordWrap">
         <bool>true</bool>
        </property>
        <property name="openExternalLinks">
         <bool>true</bool>
        </property>
        <property name="textInteractionFlags">
         <set>Qt::LinksAccessibleByMouse|Qt::TextSelectableByMouse</set>
        </property>
       </widget>
      </item>
     </layout>
    </widget>
   </item>
   <item>
    <spacer name="verticalSpacer">
     <property name="orientation">
      <enum>Qt::Vertical</enum>
     </property>
     <property name="sizeHint" stdset="0">
      <size>
       <width>20</width>
       <height>40</height>
      </size>
     </property>
    </spacer>
   </item>
  </layout>
 </widget>
 <customwidgets>
  <customwidget>
   <class>MyGroupBox</class>
   <extends>QGroupBox</extends>
   <header>my_group_box.h</header>
   <container>1</container>
  </customwidget>
  <customwidget>
   <class>MyCheckBox</class>
   <extends>QCheckBox</extends>
   <header>my_check_box.h</header>
  </customwidget>
  <customwidget>
   <class>MyDoubleSpinBox</class>
   <extends>QDoubleSpinBox</extends>
   <header>my_double_spin_box.h</header>
  </customwidget>
  <customwidget>
   <class>MySpinBox</class>
   <extends>QSpinBox</extends>
   <header>my_spin_box.h</header>
  </customwidget>
 </customwidgets>
 <tabstops>
  <tabstop>groupCheck_info</tabstop>
 </tabstops>
 <resources/>
 <connections>
  <connection>
   <sender>checkBox_transf_function_enabledCx</sender>
   <signal>toggled(bool)</signal>
   <receiver>spinboxInt_transf_int8_X</receiver>
   <slot>setEnabled(bool)</slot>
   <hints>
    <hint type="sourcelabel">
     <x>11</x>
     <y>62</y>
    </hint>
    <hint type="destinationlabel">
     <x>331</x>
     <y>61</y>
    </hint>
   </hints>
  </connection>
  <connection>
   <sender>checkBox_transf_function_enabledCx</sender>
   <signal>toggled(bool)</signal>
   <receiver>checkBox_transf_function_enabledAx_false</receiver>
   <slot>setEnabled(bool)</slot>
   <hints>
    <hint type="sourcelabel">
     <x>36</x>
     <y>59</y>
    </hint>
    <hint type="destinationlabel">
     <x>545</x>
     <y>67</y>
    </hint>
   </hints>
  </connection>
  <connection>
   <sender>checkBox_transf_function_enabledCy_false</sender>
   <signal>toggled(bool)</signal>
   <receiver>spinboxInt_transf_int8_Y</receiver>
   <slot>setEnabled(bool)</slot>
   <hints>
    <hint type="sourcelabel">
     <x>27</x>
     <y>87</y>
    </hint>
    <hint type="destinationlabel">
     <x>245</x>
     <y>94</y>
    </hint>
   </hints>
  </connection>
  <connection>
   <sender>checkBox_transf_function_enabledCy_false</sender>
   <signal>toggled(bool)</signal>
   <receiver>checkBox_transf_function_enabledAy_false</receiver>
   <slot>setEnabled(bool)</slot>
   <hints>
    <hint type="sourcelabel">
     <x>28</x>
     <y>92</y>
    </hint>
    <hint type="destinationlabel">
     <x>594</x>
     <y>92</y>
    </hint>
   </hints>
  </connection>
  <connection>
   <sender>checkBox_transf_function_enabledCz_false</sender>
   <signal>toggled(bool)</signal>
   <receiver>spinboxInt_transf_int8_Z</receiver>
   <slot>setEnabled(bool)</slot>
   <hints>
    <hint type="sourcelabel">
     <x>21</x>
     <y>113</y>
    </hint>
    <hint type="destinationlabel">
     <x>220</x>
     <y>120</y>
    </hint>
   </hints>
  </connection>
  <connection>
   <sender>checkBox_transf_function_enabledCz_false</sender>
   <signal>toggled(bool)</signal>
   <receiver>checkBox_transf_function_enabledAz_false</receiver>
   <slot>setEnabled(bool)</slot>
   <hints>
    <hint type="sourcelabel">
     <x>37</x>
     <y>113</y>
    </hint>
    <hint type="destinationlabel">
     <x>555</x>
     <y>122</y>
    </hint>
   </hints>
  </connection>
 </connections>
</ui>
